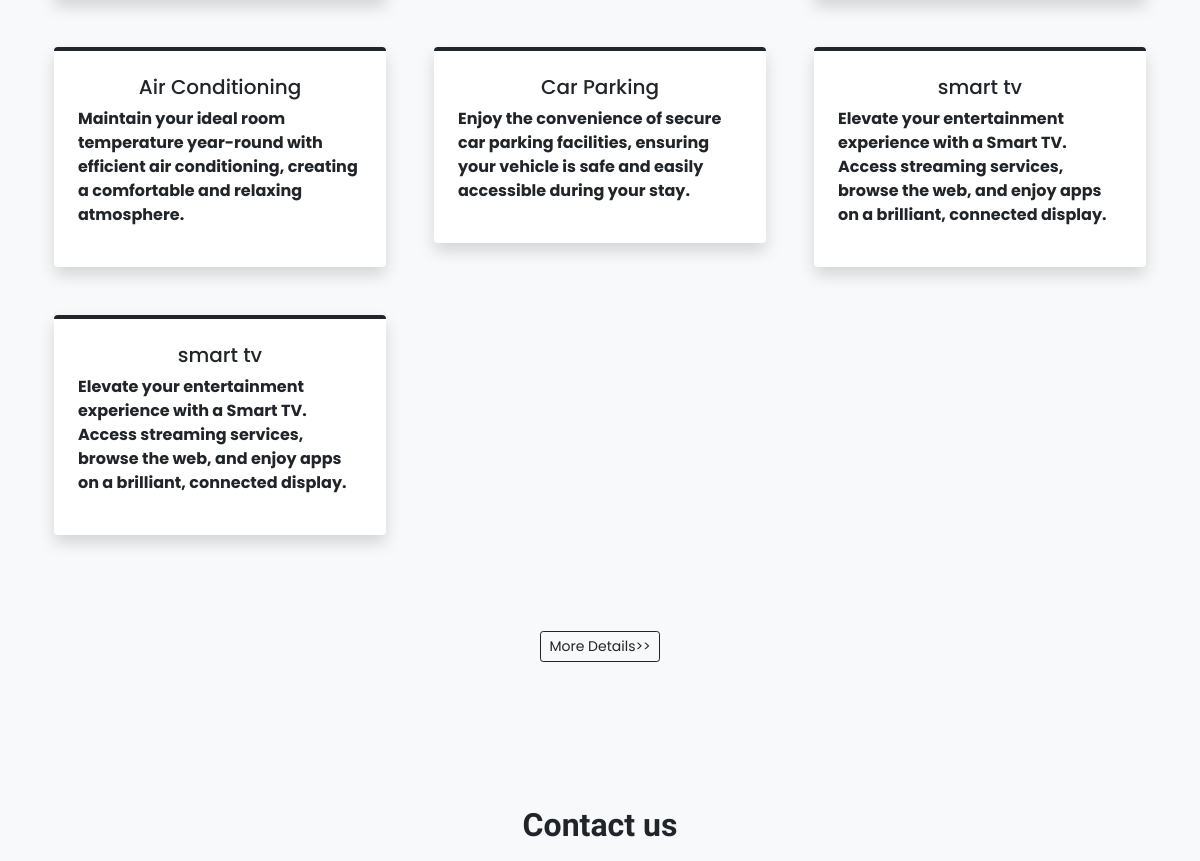
Before: /Mini_Project/index.php (middle part) with the older database file.
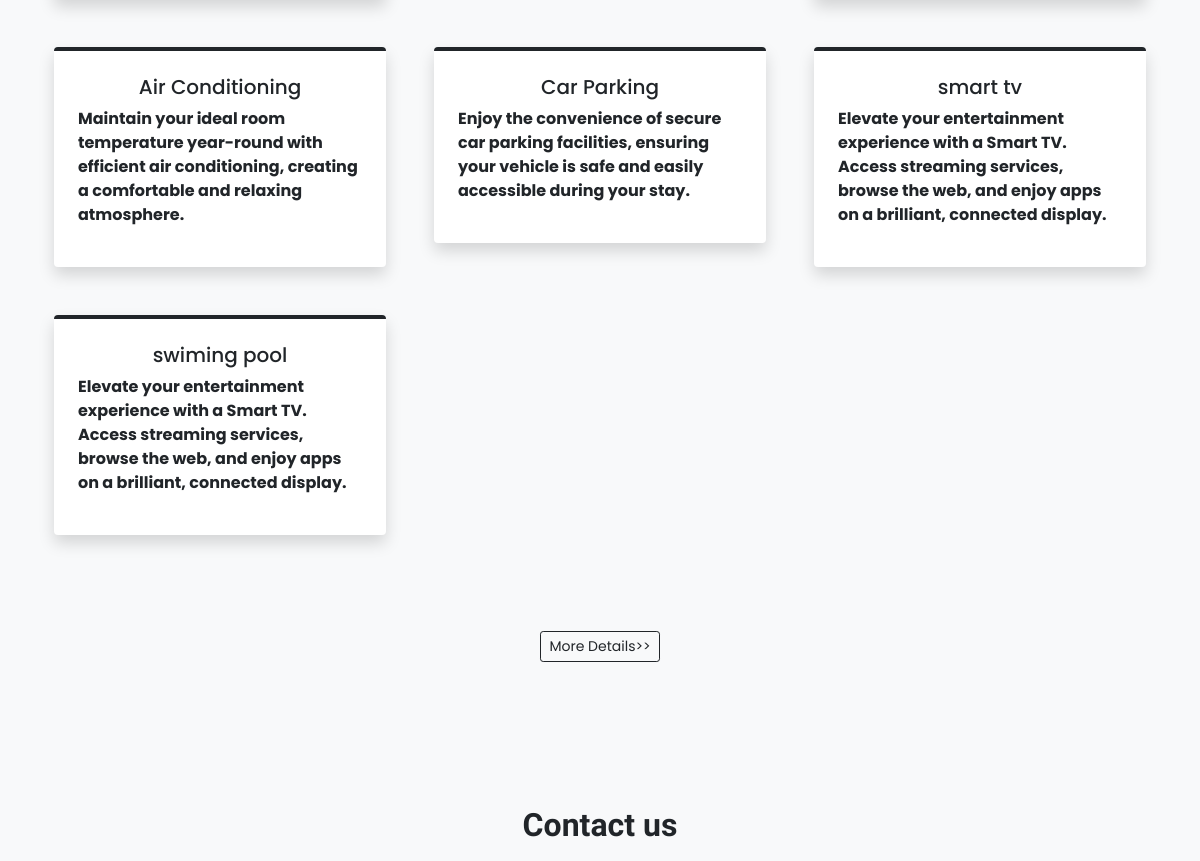
After: the same page with the newer database file.
### tables this page shows
CREATE TABLE `features` (
  `id` int(11) NOT NULL,
  `name` varchar(20) NOT NULL,
  `description` varchar(255) NOT NULL
);

### Mini_Project/index.php (the view, shortened to what this page needs)
<!DOCTYPE html>
<html lang="en">
<head>
    <link href="https://cdn.jsdelivr.net/npm/bootstrap@5.0.2/dist/css/bootstrap.min.css" rel="stylesheet">
    <link rel="stylesheet" href="https://cdn.jsdelivr.net/npm/bootstrap-icons@1.10.5/font/bootstrap-icons.css">
    <link rel="stylesheet" href="https://cdn.jsdelivr.net/npm/swiper@10/swiper-bundle.min.css"/>
    <link rel="stylesheet" href="https://cdn.jsdelivr.net/npm/swiper@10/swiper-bundle.min.css"/>
    <link rel="stylesheet" href="index.css?v=<?php echo time(); ?>">
</head>
<body class="bg-light">
    <?php require("inc/navBar.php")?>
    <div class="container">
        <div class="row">
                <?php
                        $query="SELECT * FROM `features`";
                        $result = $conn->query($query);
                        $cnt=0;
                        while ($row = $result->fetch_assoc()) {
                            echo '<div class="col-lg-4 col-md-6 mb-5 px-4">';
                            echo '<div class="bg-white rounded shadow p-4 border-top border-4 border-dark">';
                            echo ' <h5 class="text-center">'. $row['name'] .'</h5>';
                            echo '<p>
                                    '. $row['description'] .'
                                </p>';
                            echo '</div>';
                            echo '</div>';
                            if($cnt==6)
                                break;
                            $cnt++;
                        }
                    ?>
            <div class="col-lg-12 text-center mt-5">
                <a href="facility.php" class="btn btn-sm btn-outline-dark shadow-none">More Details>></a>
            </div>
        </div>
    </div>
    <section id="contact" class="mt-5 pt-4 mb-4 text-center fw-bold h-font">
    <h2 class="mt-5 pt-4 mb-4 text-center fw-bold h-font">Contact us</h2>
</section>
</body>
</html>

Changed rows visible on the page:
removed features: name "smart tv", description "Elevate your entertainment experience with a Smart TV. Access streaming services, browse the web, and enjoy apps on a brilliant, connected display."
added features: name "swiming pool", description "Elevate your entertainment experience with a Smart TV. Access streaming services, browse the web, and enjoy apps on a brilliant, connected display."
